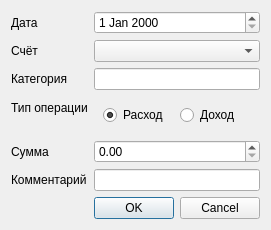
<?xml version="1.0" encoding="UTF-8"?>
<ui version="4.0">
 <class>AddTransactionDialog</class>
 <widget class="QDialog" name="AddTransactionDialog">
  <layout class="QFormLayout">
   <item row="0" column="0">
    <widget class="QLabel">
     <property name="text">
      <string>Дата</string>
     </property>
    </widget>
   </item>
   <item row="0" column="1">
    <widget class="QDateEdit" name="dateEdit"/>
   </item>

   <item row="1" column="0">
    <widget class="QLabel">
     <property name="text">
      <string>Счёт</string>
     </property>
    </widget>
   </item>
   <item row="1" column="1">
    <widget class="QComboBox" name="cmbAccount"/>
   </item>

   <item row="2" column="0">
    <widget class="QLabel">
     <property name="text">
      <string>Категория</string>
     </property>
    </widget>
   </item>
   <item row="2" column="1">
    <widget class="QLineEdit" name="edtCategory"/>
   </item>

   <item row="3" column="0">
    <widget class="QLabel">
     <property name="text">
      <string>Тип операции</string>
     </property>
    </widget>
   </item>
   <item row="3" column="1">
    <widget class="QWidget" name="operationType" native="true">
     <layout class="QHBoxLayout">
      <item>
       <widget class="QRadioButton" name="rbtnExpense">
        <property name="text">
         <string>Расход</string>
        </property>
        <property name="checked">
         <bool>true</bool>
        </property>
       </widget>
      </item>
      <item>
       <widget class="QRadioButton" name="rbtnIncome">
        <property name="text">
         <string>Доход</string>
        </property>
       </widget>
      </item>
     </layout>
    </widget>
   </item>

   <item row="4" column="0">
    <widget class="QLabel">
     <property name="text">
      <string>Сумма</string>
     </property>
    </widget>
   </item>
   <item row="4" column="1">
    <widget class="QDoubleSpinBox" name="spinAmount">
     <property name="decimals">
      <number>2</number>
     </property>
     <property name="maximum">
      <double>999999999.00</double>
     </property>
     <property name="minimum">
      <double>0.00</double>
     </property>
     <property name="keyboardTracking">
      <bool>true</bool>
     </property>
     <property name="accelerated">
      <bool>false</bool>
     </property>
     <property name="value">
      <double>0.00</double>
     </property>
     <property name="singleStep">
      <double>1.00</double>
     </property>
    </widget>
   </item>

   <item row="5" column="0">
    <widget class="QLabel">
     <property name="text">
      <string>Комментарий</string>
     </property>
    </widget>
   </item>
   <item row="5" column="1">
    <widget class="QLineEdit" name="edtComment"/>
   </item>

   <item row="6" column="1">
    <widget class="QDialogButtonBox" name="buttonBox">
     <property name="standardButtons">
      <set>QDialogButtonBox::Ok|QDialogButtonBox::Cancel</set>
     </property>
    </widget>
   </item>
  </layout>
 </widget>
</ui>
